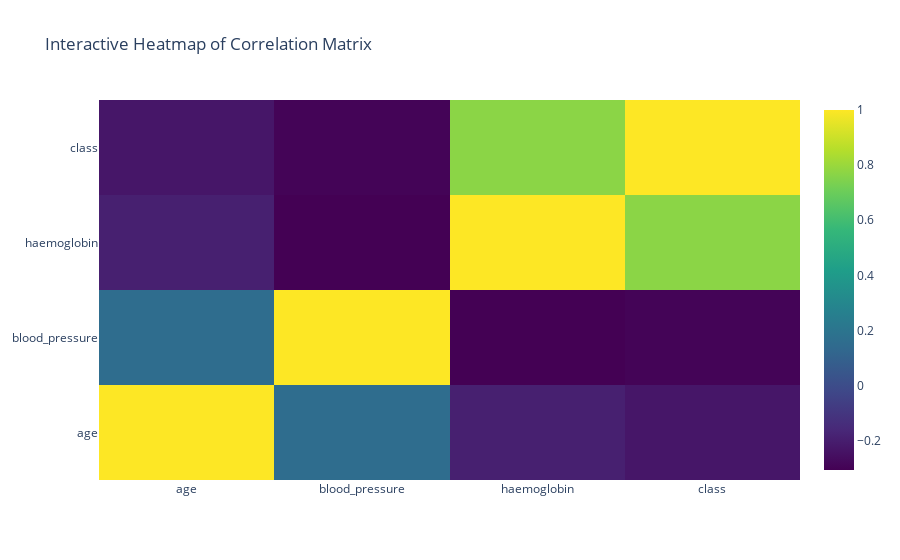

Source (notebook cell):
### Code cell
heatmap_data = df[selected_columns].corr()

fig = go.Figure(data=go.Heatmap(z=heatmap_data.values,
x=heatmap_data.columns,
y=heatmap_data.index,
colorscale='viridis'))

fig.update_layout(title='Interactive Heatmap of Correlation Matrix')
fig.show()

### Figure 1 — Plotly figure (JSON) as saved in the notebook; plotly's stock layout.template omitted (floating-point values rounded to 4 significant figures)
{"data": [{"colorscale": [[0, "#440154"], [0.1111, "#482878"], [0.2222, "#3e4989"], [0.3333, "#31688e"], [0.4444, "#26828e"], [0.5556, "#1f9e89"], [0.6667, "#35b779"], [0.7778, "#6ece58"], [0.8889, "#b5de2b"], [1, "#fde725"]], "type": "heatmap", "x": ["age", "blood_pressure", "haemoglobin", "class"], "y": ["age", "blood_pressure", "haemoglobin", "class"], "z": [[1, 0.1595, -0.1929, -0.2273], [0.1595, 1, -0.3065, -0.2941], [-0.1929, -0.3065, 1, 0.7689], [-0.2273, -0.2941, 0.7689, 1]]}], "layout": {"title": {"text": "Interactive Heatmap of Correlation Matrix"}}}
